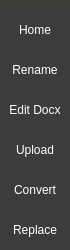
        <widget class="QFrame" name="Menu">
         <property name="minimumSize">
          <size>
           <width>70</width>
           <height>0</height>
          </size>
         </property>
         <property name="maximumSize">
          <size>
           <width>50</width>
           <height>16777215</height>
          </size>
         </property>
         <property name="styleSheet">
          <string notr="true">background-color: rgb(60, 60,55);</string>
         </property>
         <property name="frameShape">
          <enum>QFrame::NoFrame</enum>
         </property>
         <property name="frameShadow">
          <enum>QFrame::Raised</enum>
         </property>
         <layout class="QVBoxLayout" name="verticalLayout_3">
          <property name="spacing">
           <number>0</number>
          </property>
          <property name="leftMargin">
           <number>0</number>
          </property>
          <property name="topMargin">
           <number>0</number>
          </property>
          <property name="rightMargin">
           <number>0</number>
          </property>
          <property name="bottomMargin">
           <number>0</number>
          </property>
          <item alignment="Qt::AlignTop">
           <widget class="QFrame" name="ButtonContainerMenu">
            <property name="minimumSize">
             <size>
              <width>0</width>
              <height>250</height>
             </size>
            </property>
            <property name="layoutDirection">
             <enum>Qt::LeftToRight</enum>
            </property>
            <property name="frameShape">
             <enum>QFrame::NoFrame</enum>
            </property>
            <property name="frameShadow">
             <enum>QFrame::Raised</enum>
            </property>
            <layout class="QVBoxLayout" name="verticalLayout_4">
             <property name="spacing">
              <number>0</number>
             </property>
             <property name="leftMargin">
              <number>0</number>
             </property>
             <property name="topMargin">
              <number>10</number>
             </property>
             <property name="rightMargin">
              <number>0</number>
             </property>
             <property name="bottomMargin">
              <number>0</number>
             </property>
             <item>
              <widget class="QPushButton" name="HomeButton">
               <property name="sizePolicy">
                <sizepolicy hsizetype="Minimum" vsizetype="Fixed">
                 <horstretch>0</horstretch>
                 <verstretch>0</verstretch>
                </sizepolicy>
               </property>
               <property name="minimumSize">
                <size>
                 <width>0</width>
                 <height>40</height>
                </size>
               </property>
               <property name="maximumSize">
                <size>
                 <width>16777215</width>
                 <height>40</height>
                </size>
               </property>
               <property name="styleSheet">
                <string notr="true">QPushButton{
	color: white;
	background-color: rgb(60,60,60);
	border: 0px;
}

QPushButton:hover{
	background-color: rgb(86, 0, 143);
}</string>
               </property>
               <property name="text">
                <string>Home</string>
               </property>
              </widget>
             </item>
             <item>
              <widget class="QPushButton" name="RenameButton">
               <property name="sizePolicy">
                <sizepolicy hsizetype="Minimum" vsizetype="Fixed">
                 <horstretch>0</horstretch>
                 <verstretch>0</verstretch>
                </sizepolicy>
               </property>
               <property name="minimumSize">
                <size>
                 <width>0</width>
                 <height>40</height>
                </size>
               </property>
               <property name="maximumSize">
                <size>
                 <width>16777215</width>
                 <height>40</height>
                </size>
               </property>
               <property name="styleSheet">
                <string notr="true">QPushButton{
	color: white;
	background-color: rgb(60,60,60);
	border: 0px;
}

QPushButton:hover{
	background-color: rgb(86, 0, 143);
}</string>
               </property>
               <property name="text">
                <string>Rename</string>
               </property>
              </widget>
             </item>
             <item>
              <widget class="QPushButton" name="EditDocButton">
               <property name="sizePolicy">
                <sizepolicy hsizetype="Minimum" vsizetype="Fixed">
                 <horstretch>0</horstretch>
                 <verstretch>0</verstretch>
                </sizepolicy>
               </property>
               <property name="minimumSize">
                <size>
                 <width>0</width>
                 <height>40</height>
                </size>
               </property>
               <property name="maximumSize">
                <size>
                 <width>16777215</width>
                 <height>40</height>
                </size>
               </property>
               <property name="styleSheet">
                <string notr="true">QPushButton{
	color: white;
	background-color: rgb(60,60,60);
	border: 0px;
}

QPushButton:hover{
	background-color: rgb(86, 0, 143);
}</string>
               </property>
               <property name="text">
                <string>Edit Docx</string>
               </property>
              </widget>
             </item>
             <item>
              <widget class="QPushButton" name="UploadButton">
               <property name="sizePolicy">
                <sizepolicy hsizetype="Minimum" vsizetype="Fixed">
                 <horstretch>0</horstretch>
                 <verstretch>0</verstretch>
                </sizepolicy>
               </property>
               <property name="minimumSize">
                <size>
                 <width>0</width>
                 <height>40</height>
                </size>
               </property>
               <property name="maximumSize">
                <size>
                 <width>16777215</width>
                 <height>40</height>
                </size>
               </property>
               <property name="styleSheet">
                <string notr="true">QPushButton{
	color: white;
	background-color: rgb(60,60,60);
	border: 0px;
}

QPushButton:hover{
	background-color: rgb(86, 0, 143);
}</string>
               </property>
               <property name="text">
                <string>Upload</string>
               </property>
              </widget>
             </item>
             <item>
              <widget class="QPushButton" name="ConvertButton">
               <property name="sizePolicy">
                <sizepolicy hsizetype="Minimum" vsizetype="Fixed">
                 <horstretch>0</horstretch>
                 <verstretch>0</verstretch>
                </sizepolicy>
               </property>
               <property name="minimumSize">
                <size>
                 <width>0</width>
                 <height>40</height>
                </size>
               </property>
               <property name="maximumSize">
                <size>
                 <width>16777215</width>
                 <height>40</height>
                </size>
               </property>
               <property name="styleSheet">
                <string notr="true">QPushButton{
	color: white;
	background-color: rgb(60,60,60);
	border: 0px;
}

QPushButton:hover{
	background-color: rgb(86, 0, 143);
}</string>
               </property>
               <property name="text">
                <string>Convert</string>
               </property>
              </widget>
             </item>
             <item>
              <widget class="QPushButton" name="Replace">
               <property name="minimumSize">
                <size>
                 <width>40</width>
                 <height>0</height>
                </size>
               </property>
               <property name="maximumSize">
                <size>
                 <width>16777215</width>
                 <height>40</height>
                </size>
               </property>
               <property name="styleSheet">
                <string notr="true">QPushButton{
	color: white;
	background-color: rgb(60,60,60);
	border: 0px;
}

QPushButton:hover{
	background-color: rgb(86, 0, 143);
}</string>
               </property>
               <property name="text">
                <string>Replace</string>
               </property>
              </widget>
             </item>
            </layout>
           </widget>
          </item>
         </layout>
        </widget>
